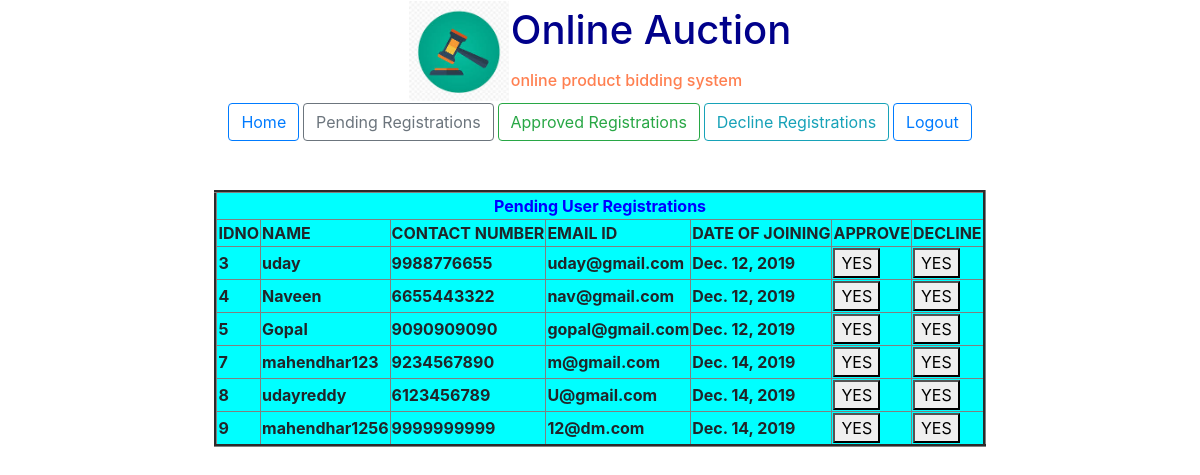
The app's page /b_admin/pendingreg/ with its own data.
### user/models.py (models this page shows)
class UserModel(models.Model):
    id=models.AutoField(primary_key=True)
    name=models.CharField(max_length=100)
    contact=models.IntegerField(unique=True)
    email=models.EmailField(unique=True)
    password=models.CharField(max_length=100)
    status=models.CharField(max_length=4)
    doj=models.DateField(auto_now_add=True)

### b_admin/views.py (the view)
# urls.py: path('pendingreg/',views.Pending_reg,name="pendingreg"),
def Pending_reg(request):
    qs=UserModel.objects.filter(status="pending")
    return render(request,"b_admin template/pending.html",{"data":qs})

### templates/b_admin template/pending.html (shortened to what this page needs)
<!doctype html>
<html lang="en">
  <head>
    <link rel="stylesheet" href="https://stackpath.bootstrapcdn.com/bootstrap/4.4.1/css/bootstrap.min.css">
  </head>
  <body>
    {% include 'head.html' %}
    {% include 'b_admin template/admin_menu.html' %}
    <br><br>
  <table align="center" bgcolor="aqua" border="3">
        <tr>
            <th colspan="8" style="text-align: center;color: blue">Pending User Registrations</th>
        </tr>
      <tr>
          <th>IDNO</th>
          <th>NAME</th>
          <th>CONTACT NUMBER</th>
          <th>EMAIL ID</th>
          <th>DATE OF JOINING</th>
          <th>APPROVE</th>
          <th>DECLINE</th>
      </tr>
      {% for x in data %}
          <tr>
            <th>{{ x.id }}</th>
            <th>{{ x.name }}</th>
            <th>{{ x.contact }}</th>
            <th>{{ x.email }}</th>
            <th>{{ x.doj }}</th>
            <form action="{% url 'approved' %}" method="post">
                <th>
                    <button type="submit">YES</button>
                </th>
             </form>
            <form action="{% url 'declined' %}" method="post">
                <th>
                    <button type="submit">YES</button> </th>
             </form>
          </tr>
      {% endfor %}
  </table>
  </body>
</html>

### records on screen
UserModel: id "3", name "uday", contact "9988776655", email "uday@gmail.com", doj "Dec. 12, 2019"
UserModel: id "4", name "Naveen", contact "6655443322", email "nav@gmail.com", doj "Dec. 12, 2019"
UserModel: id "5", name "Gopal", contact "9090909090", email "gopal@gmail.com", doj "Dec. 12, 2019"
UserModel: id "7", name "mahendhar123", contact "9234567890", email "m@gmail.com", doj "Dec. 14, 2019"
UserModel: id "8", name "udayreddy", contact "6123456789", email "U@gmail.com", doj "Dec. 14, 2019"
UserModel: id "9", name "mahendhar1256", contact "9999999999", email "12@dm.com", doj "Dec. 14, 2019"
